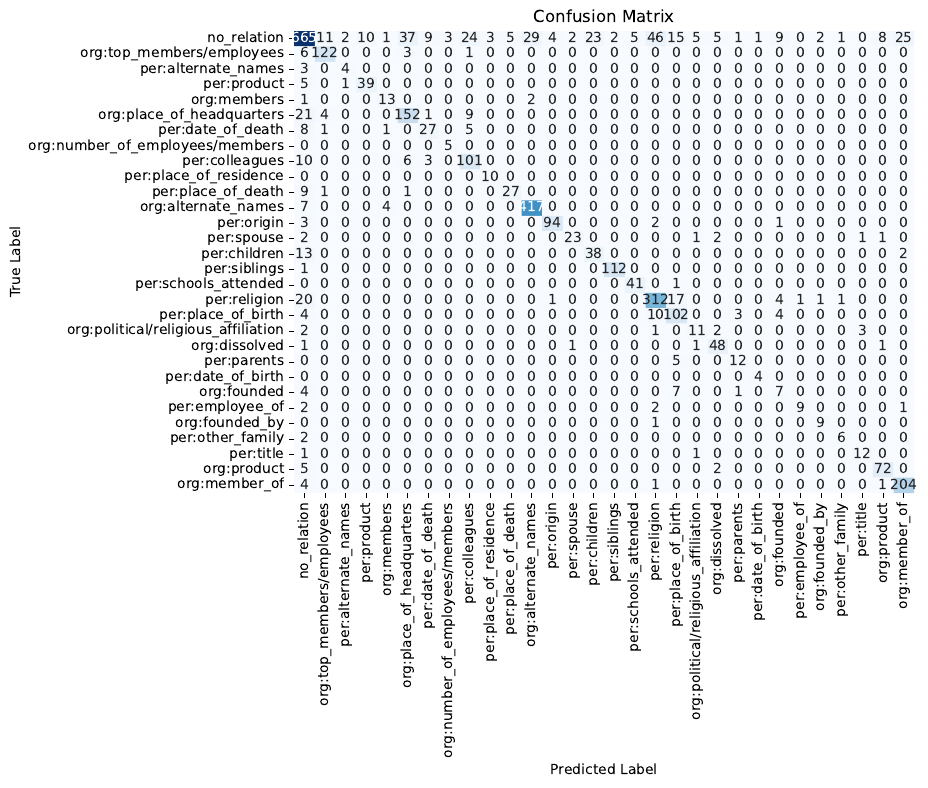

Generate this figure with Python:
import pandas as pd
from sklearn.metrics import confusion_matrix, plot_confusion_matrix
from sklearn.svm import SVC
import matplotlib.pyplot as plt
import seaborn as sns
import csv

# Open answer.csv and create a DataFrame
answer_df = pd.read_csv('../analyze_results/answer.csv')
predict_df = pd.read_csv('../analyze_results/predict.csv')

# Display the DataFrame
true_labels = answer_df['label']
predicted_labels = predict_df['pred_label']

unique_labels = set(predict_df['pred_label'])
labels = list(unique_labels)

# Compute the confusion matrix
conf_matrix = confusion_matrix(true_labels, predicted_labels)

# Create a DataFrame for better visualization (optional)
conf_df = pd.DataFrame(conf_matrix, index=labels, columns=labels)

# Create a heatmap using seaborn
plt.figure(figsize=(8, 6))
sns.heatmap(conf_df, annot=True, fmt='d', cmap='Blues', cbar=False)
plt.title('Confusion Matrix')
plt.xlabel('Predicted Label')
plt.ylabel('True Label')
plt.savefig('confusion_matrix.pdf', bbox_inches='tight')